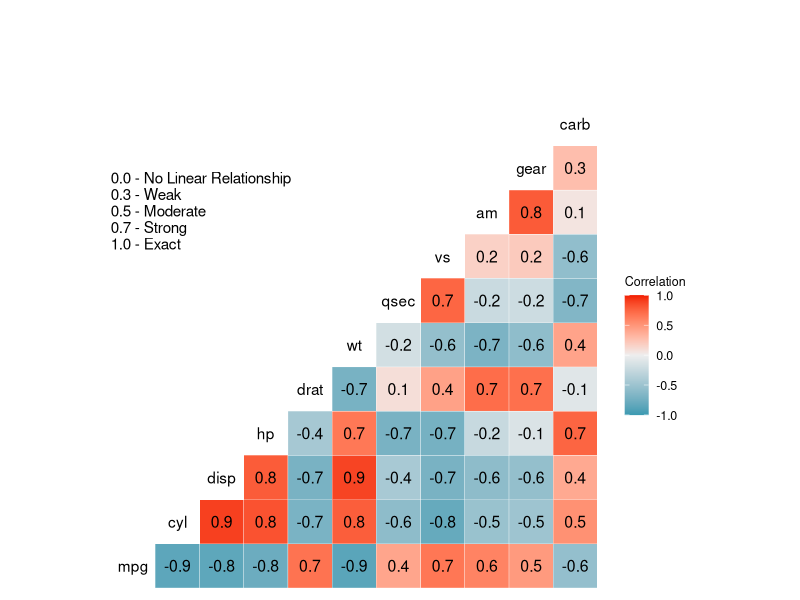
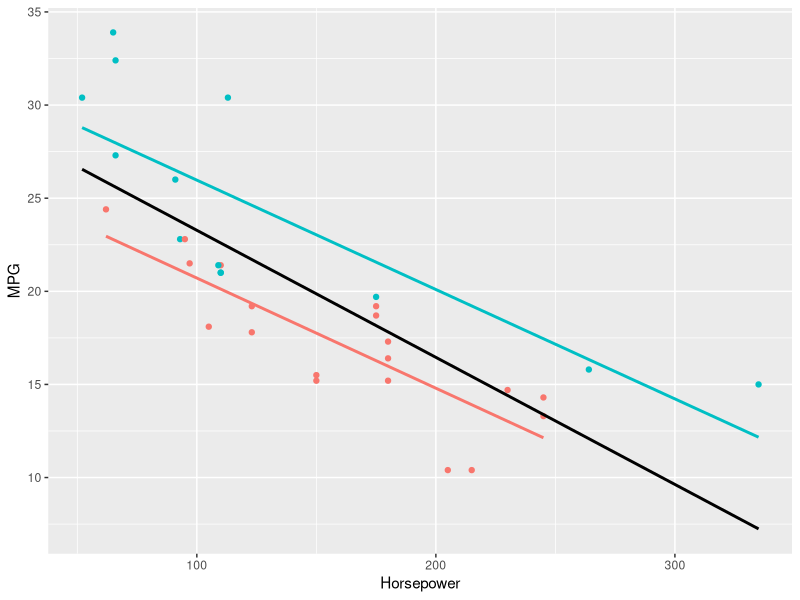
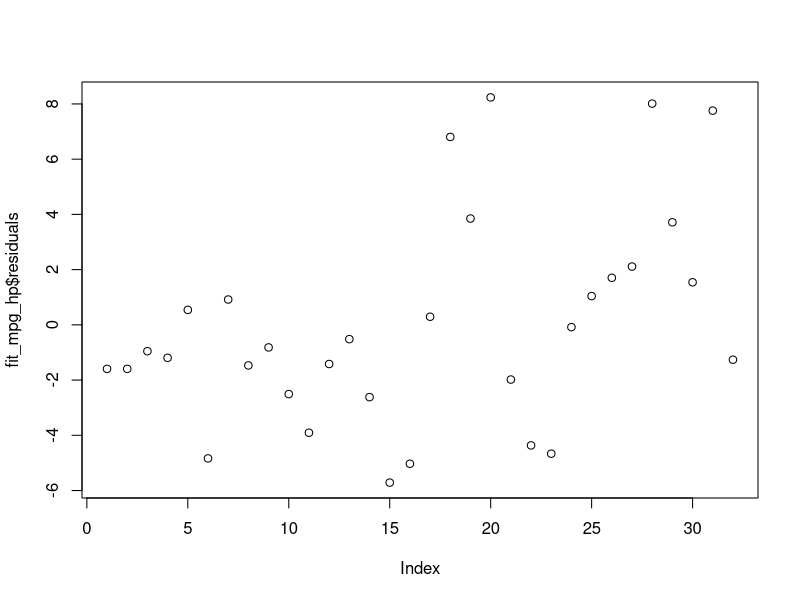
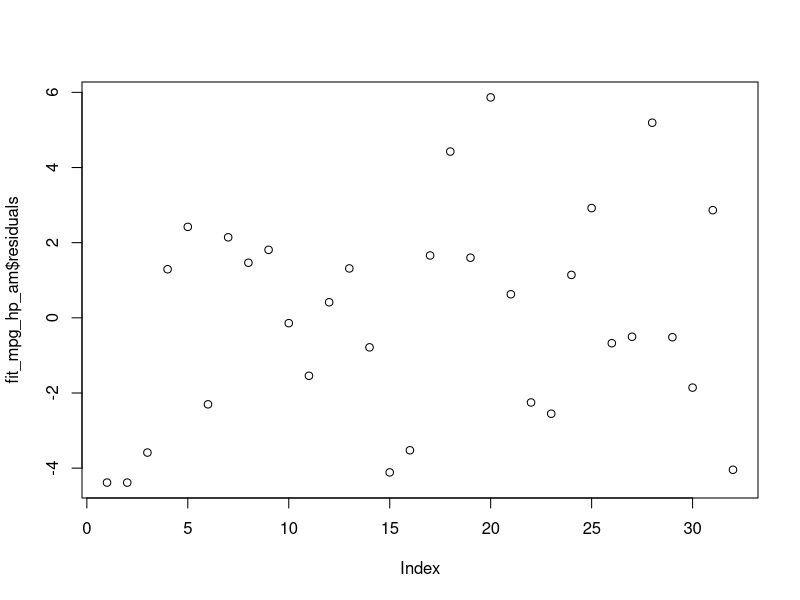

Write R code to recreate these figures, in order.
## ---- chunk 1
library(tidyverse)
library(GGally)
knitr::opts_chunk$set(echo = TRUE)
data("mtcars")
## ---- chunk 2
fit_lm_simple <- lm(data = mtcars, mpg ~ factor(am))
summary(fit_lm_simple)
## ---- chunk 3
fit_lm_vars <- step(lm(data = mtcars, mpg ~ . - cyl - disp - gear - drat), trace = 0)
summary(fit_lm_vars)
## ---- chunk 4
ggcorr(mtcars, name = 'Correlation', label = T) +
  labs(subtitle = ' 0.0 - No Linear Relationship \n 0.3 - Weak \n 0.5 - Moderate \n 0.7 - Strong \n 1.0 - Exact') +
  theme(plot.subtitle = element_text(vjust = -40))
## ---- chunk 5
ggplot(mtcars, aes(y = mpg, x = hp, color = factor(am))) +
  geom_point() +
  geom_smooth(method = 'lm', formula = y ~ x, color = 'black', se = F) +  
  geom_smooth(method = 'lm', se = F) +
  labs(y = 'MPG', x = 'Horsepower') +
  theme(legend.position = 'none')
## ---- chunk 6
fit_mpg_hp <- lm(data = mtcars, mpg ~ hp)
fit_mpg_hp_am <- lm(data = mtcars, mpg ~ hp + factor(am))

summary(fit_mpg_hp)
summary(fit_mpg_hp_am)
## ---- chunk 7
anova(fit_mpg_hp, fit_mpg_hp_am)
## ---- chunk 8
plot(fit_mpg_hp$residuals)
## ---- chunk 9
plot(fit_mpg_hp_am$residuals)
